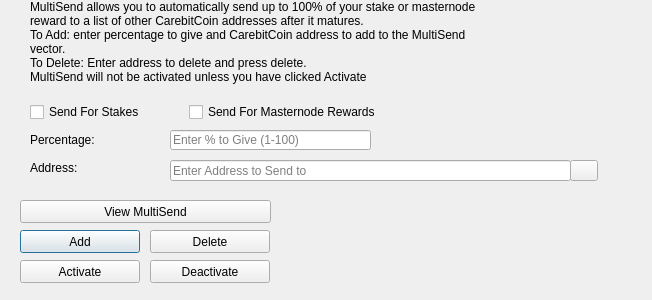
<?xml version="1.0" encoding="UTF-8"?>
<ui version="4.0">
 <class>MultiSendDialog</class>
 <widget class="QDialog" name="MultiSendDialog">
  <property name="windowModality">
   <enum>Qt::NonModal</enum>
  </property>
  <property name="geometry">
   <rect>
    <x>0</x>
    <y>0</y>
    <width>652</width>
    <height>300</height>
   </rect>
  </property>
  <property name="windowTitle">
   <string>MultiSend</string>
  </property>
  <widget class="QLineEdit" name="multiSendPercentEdit">
   <property name="geometry">
    <rect>
     <x>170</x>
     <y>130</y>
     <width>201</width>
     <height>20</height>
    </rect>
   </property>
   <property name="toolTip">
    <string>Enter whole numbers 1 - 100</string>
   </property>
   <property name="placeholderText">
    <string>Enter % to Give (1-100)</string>
   </property>
  </widget>
  <widget class="QLineEdit" name="multiSendAddressEdit">
   <property name="geometry">
    <rect>
     <x>170</x>
     <y>160</y>
     <width>401</width>
     <height>21</height>
    </rect>
   </property>
   <property name="toolTip">
    <string/>
   </property>
   <property name="placeholderText">
    <string>Enter Address to Send to</string>
   </property>
  </widget>
  <widget class="QLabel" name="label_2">
   <property name="geometry">
    <rect>
     <x>30</x>
     <y>0</y>
     <width>451</width>
     <height>121</height>
    </rect>
   </property>
   <property name="lineWidth">
    <number>1</number>
   </property>
   <property name="text">
    <string>MultiSend allows you to automatically send up to 100% of your stake or masternode reward to a list of other CarebitCoin addresses after it matures.
To Add: enter percentage to give and CarebitCoin address to add to the MultiSend vector.
To Delete: Enter address to delete and press delete.
MultiSend will not be activated unless you have clicked Activate</string>
   </property>
   <property name="alignment">
    <set>Qt::AlignLeading|Qt::AlignLeft|Qt::AlignTop</set>
   </property>
   <property name="wordWrap">
    <bool>true</bool>
   </property>
  </widget>
  <widget class="QLabel" name="message">
   <property name="geometry">
    <rect>
     <x>290</x>
     <y>200</y>
     <width>351</width>
     <height>91</height>
    </rect>
   </property>
   <property name="text">
    <string/>
   </property>
  </widget>
  <widget class="QPushButton" name="addButton">
   <property name="geometry">
    <rect>
     <x>20</x>
     <y>230</y>
     <width>120</width>
     <height>23</height>
    </rect>
   </property>
   <property name="toolTip">
    <string/>
   </property>
   <property name="statusTip">
    <string>Add to MultiSend Vector</string>
   </property>
   <property name="text">
    <string>Add</string>
   </property>
  </widget>
  <widget class="QPushButton" name="disableButton">
   <property name="geometry">
    <rect>
     <x>150</x>
     <y>260</y>
     <width>120</width>
     <height>23</height>
    </rect>
   </property>
   <property name="statusTip">
    <string>Deactivate MultiSend</string>
   </property>
   <property name="text">
    <string>Deactivate</string>
   </property>
  </widget>
  <widget class="QPushButton" name="addressBookButton">
   <property name="geometry">
    <rect>
     <x>570</x>
     <y>160</y>
     <width>28</width>
     <height>21</height>
    </rect>
   </property>
   <property name="toolTip">
    <string>Choose an address from the address book</string>
   </property>
   <property name="text">
    <string/>
   </property>
   <property name="icon">
    <iconset resource="../carebitcoin.qrc">
     <normaloff>:/icons/address-book</normaloff>:/icons/address-book</iconset>
   </property>
   <property name="shortcut">
    <string>Alt+A</string>
   </property>
   <property name="autoDefault">
    <bool>false</bool>
   </property>
  </widget>
  <widget class="QLabel" name="label">
   <property name="geometry">
    <rect>
     <x>30</x>
     <y>130</y>
     <width>121</width>
     <height>20</height>
    </rect>
   </property>
   <property name="toolTip">
    <string>Percentage of stake to send</string>
   </property>
   <property name="text">
    <string>Percentage:</string>
   </property>
  </widget>
  <widget class="QLabel" name="label_5">
   <property name="geometry">
    <rect>
     <x>30</x>
     <y>160</y>
     <width>111</width>
     <height>16</height>
    </rect>
   </property>
   <property name="toolTip">
    <string>Address to send portion of stake to</string>
   </property>
   <property name="text">
    <string>Address:</string>
   </property>
  </widget>
  <widget class="QPushButton" name="deleteButton">
   <property name="geometry">
    <rect>
     <x>150</x>
     <y>230</y>
     <width>120</width>
     <height>23</height>
    </rect>
   </property>
   <property name="toolTip">
    <string/>
   </property>
   <property name="statusTip">
    <string>Delete Address From MultiSend Vector</string>
   </property>
   <property name="text">
    <string>Delete</string>
   </property>
  </widget>
  <widget class="QPushButton" name="activateButton">
   <property name="geometry">
    <rect>
     <x>20</x>
     <y>260</y>
     <width>120</width>
     <height>23</height>
    </rect>
   </property>
   <property name="statusTip">
    <string>Activate MultiSend</string>
   </property>
   <property name="text">
    <string>Activate</string>
   </property>
  </widget>
  <widget class="QPushButton" name="viewButton">
   <property name="geometry">
    <rect>
     <x>20</x>
     <y>200</y>
     <width>251</width>
     <height>23</height>
    </rect>
   </property>
   <property name="toolTip">
    <string/>
   </property>
   <property name="statusTip">
    <string>View MultiSend Vector</string>
   </property>
   <property name="text">
    <string>View MultiSend</string>
   </property>
  </widget>
  <widget class="QWidget" name="horizontalLayoutWidget">
   <property name="geometry">
    <rect>
     <x>30</x>
     <y>100</y>
     <width>351</width>
     <height>24</height>
    </rect>
   </property>
   <layout class="QHBoxLayout" name="horizontalLayout">
    <item>
     <widget class="QCheckBox" name="multiSendStakeCheckBox">
      <property name="text">
       <string>Send For Stakes</string>
      </property>
     </widget>
    </item>
    <item>
     <widget class="QCheckBox" name="multiSendMasternodeCheckBox">
      <property name="text">
       <string>Send For Masternode Rewards</string>
      </property>
     </widget>
    </item>
   </layout>
  </widget>
 </widget>
 <resources>
  <include location="../carebitcoin.qrc"/>
 </resources>
 <connections/>
</ui>
